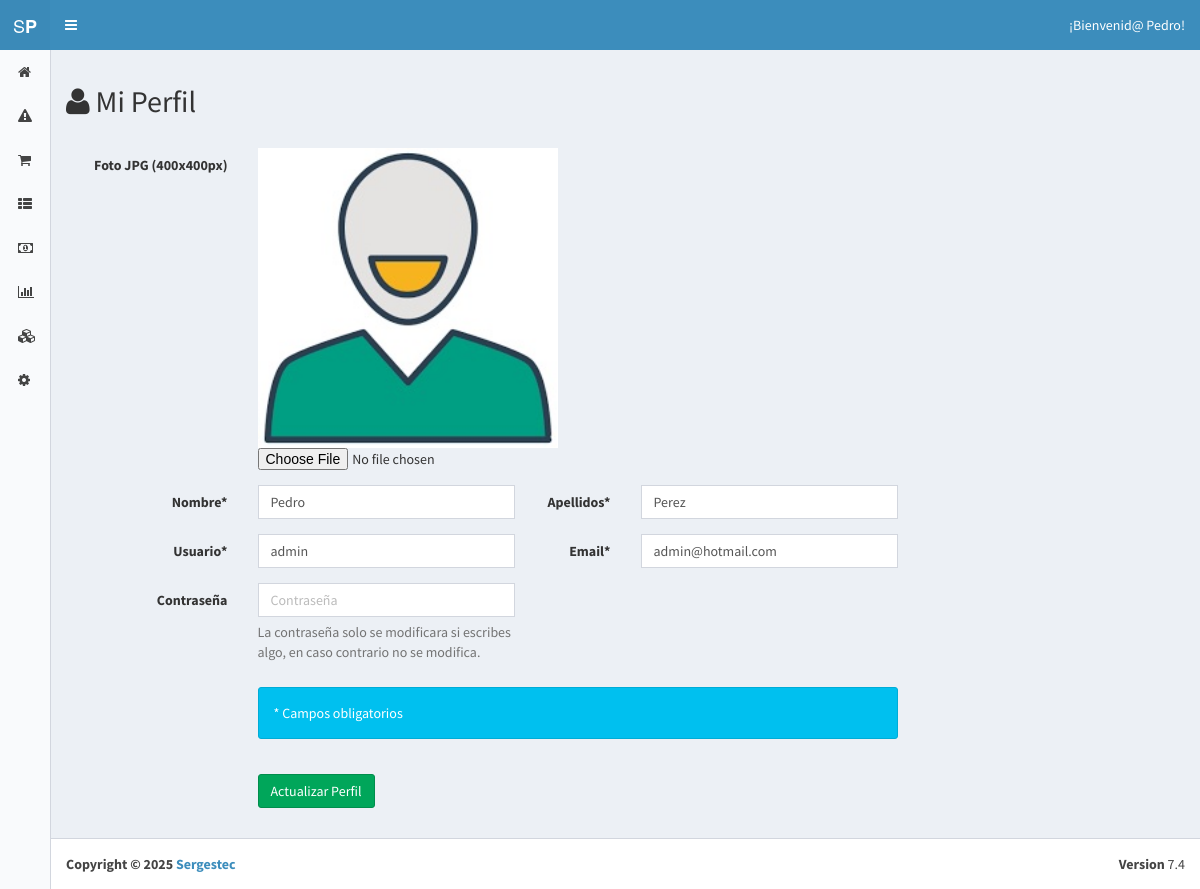
Screenshot of /?view=profile (signed in) with the database file from the repository.
### tables this page shows
CREATE TABLE `user` (
  `id` int(11) NOT NULL,
  `name` varchar(50) NOT NULL,
  `lastname` varchar(50) NOT NULL,
  `username` varchar(50) NOT NULL,
  `email` varchar(255) DEFAULT NULL,
  `password` varchar(60) NOT NULL,
  `image` varchar(255) DEFAULT NULL,
  `is_active` tinyint(1) NOT NULL DEFAULT '1',
  `is_admin` tinyint(1) NOT NULL DEFAULT '0',
  `counter` int(11) NOT NULL,
  `created_at` datetime NOT NULL
);

### core/controller/Lb.php (called while the page is built, shortened)
<?php
class Lb {
	public function start(){
		include "core/app/init.php";
	}
}
?>

### index.php (called while the page is built, shortened)
<?php
	$lb = new Lb();
	$lb->start();
?>

### core/controller/Executor.php (called while the page is built, shortened)
<?php
class Executor {
	public static function doit($sql){
		$con = Database::getCon();
		return array($con->query($sql),$con->insert_id);
	}
}
?>

### core/app/model/UserData.php (called while the page is built, shortened)
<?php
	class UserData {
		public static $tablename = "user";
		public static function getById($id){
			$sql = "select * from ".self::$tablename." where id=$id";
			$query = Executor::doit($sql);
			return Model::one($query[0],new UserData());
		}
	}
?>

### core/controller/Model.php (called while the page is built, shortened)
<?php
class Model {
	public static function one($query,$aclass){
		$found = null;
		$data = new $aclass;
		while($r = $query->fetch_array()){
			$cnt=1;
			foreach ($r as $key => $v) {
				if($cnt>0 && $cnt%2==0){
					$data->$key = $v;
				}
				$cnt++;
			}
			$found = $data;
			break;
		}
		return $found;
	}
}
?>

### core/app/view/profile-view.php (the view, shortened to what this page needs)
<section class="content">
  <?php $user = UserData::getById($_SESSION["user_id"]);?>
  <div class="row">
    <div class="col-md-12">
      <h2><i class="fa fa-user"></i> Mi Perfil</h2>
      <br>
      <form class="form-horizontal" method="post" id="addproduct" enctype="multipart/form-data" action="index.php?action=profile_update" role="form">
        <div class="form-group">
          <label for="inputEmail1" class="col-lg-2 control-label">Foto JPG (400x400px)</label>
          <div class="col-md-6">
              <?php if($user->image!=""){ ?>
              <br>
              <img src="storage/profiles/<?php echo $user->image; ?>" class="img-responsive" style="width: 300px; height: 300px; ">
              <?php }else{
                echo "<img src='storage/profiles/default.jpg' class='img-responsive' style='width: 300px; height: 300px;' >";
              } ?>
              <input type="file" name="image" id="image" placeholder="">
          </div>
        </div>
        <div class="form-group">
          <label for="inputEmail1" class="col-lg-2 control-label">Nombre*</label>
          <div class="col-md-3">
            <input type="text" name="name" value="<?php echo $user->name;?>" class="form-control" id="name" placeholder="Nombre">
          </div>
          <label for="inputEmail1" class="col-lg-1 control-label">Apellidos*</label>
          <div class="col-md-3">
            <input type="text" name="lastname" value="<?php echo $user->lastname;?>" required class="form-control" id="lastname" placeholder="Apellidos">
          </div>
        </div>
        <div class="form-group">
          <label for="inputEmail1" class="col-lg-2 control-label">Usuario*</label>
          <div class="col-md-3">
            <input type="text" name="username" value="<?php echo $user->username;?>" class="form-control" required id="username" placeholder="Nombre de usuario">
          </div>
          <label for="inputEmail1" class="col-lg-1 control-label">Email*</label>
          <div class="col-md-3">
            <input type="text" name="email" value="<?php echo $user->email;?>" class="form-control" id="email" placeholder="Correo Electrónico">
          </div>
        </div>
        <div class="form-group">
          <label for="inputEmail1" class="col-lg-2 control-label">Contraseña</label>
          <div class="col-md-3">
            <input type="password" name="password" class="form-control" id="inputEmail1" placeholder="Contraseña">
            <p class="help-block">La contraseña solo se modificara si escribes algo, en caso contrario no se modifica.</p>
          </div>
        </div>
        <div class="form-group">
          <div class="col-lg-offset-2 col-lg-7">
            <p class="alert alert-info">* Campos obligatorios</p>
          </div>
        </div>
        <div class="form-group">
          <div class="col-lg-offset-2 col-lg-7">
            <button type="submit" class="btn btn-success">Actualizar Perfil</button>
          </div>
        </div>
      </form>
    </div>
  </div>
</section>

### rows the page displays
user: name "Pedro", lastname "Perez", username "admin", email "admin@hotmail.com"

### other values shown
UserData::getById($_SESSION["user_id"])->name "Pedro"
Date("Y") "2025"
